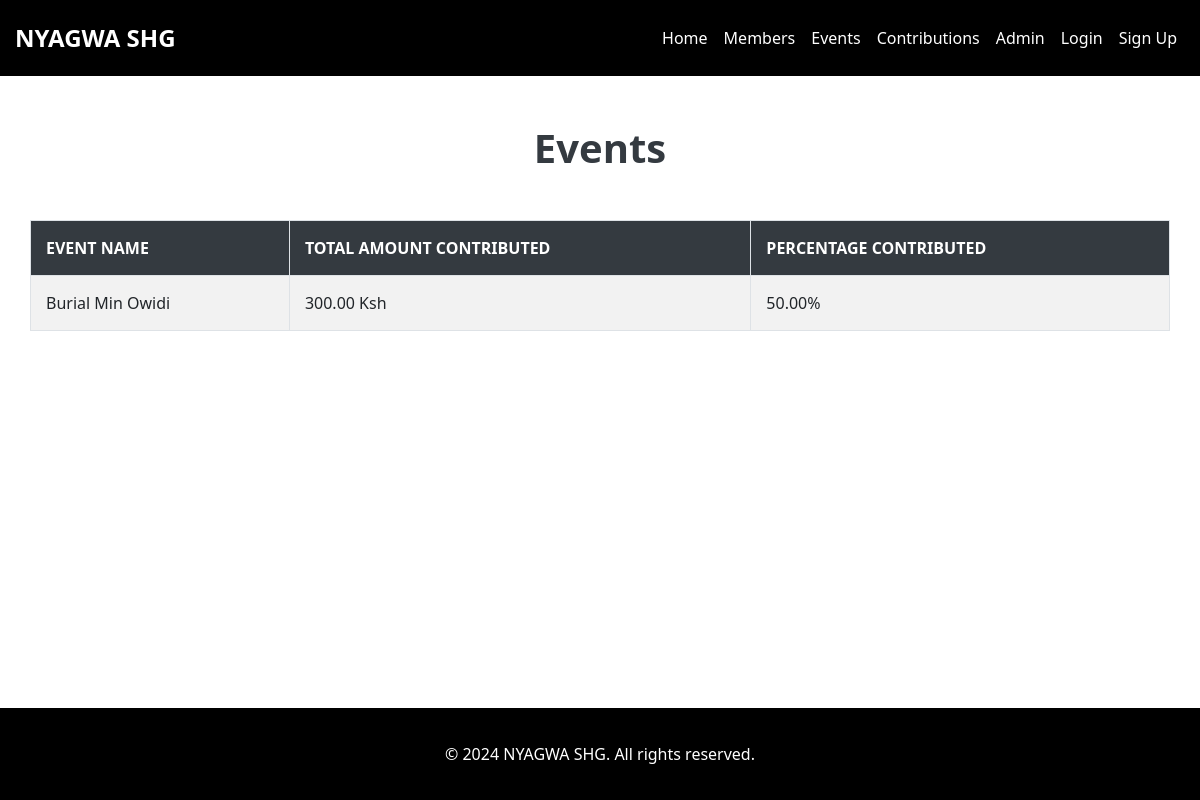
Page /events/ on the earlier database version.
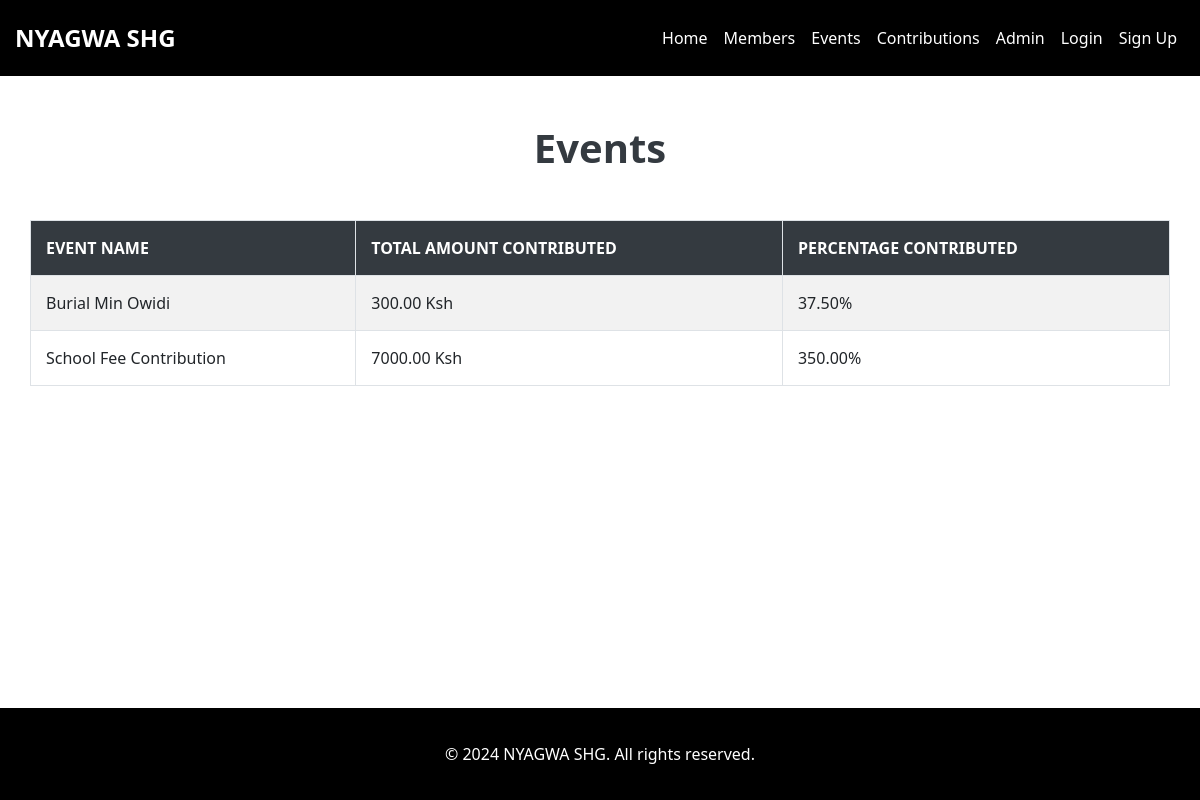
Same page on the later database version.
### members/models.py (models this page shows, shortened)
class Event(models.Model):
    name = models.CharField(max_length=200)
    date = models.DateField()
    required_amount = models.DecimalField(max_digits=10, decimal_places=2, default=200.00)

### members/views.py (the view)
# urls.py: path('events/', views.events_page, name='events_page'),
def events_page(request):
    events = Event.objects.all()
    event_data = []
    total_members = Member.objects.count()
    for event in events:
        total_contributed = Contribution.objects.filter(event=event).aggregate(Sum('amount'))['amount__sum'] or 0
        expected_total = total_members * event.required_amount
        percentage_contributed = (total_contributed / expected_total) * 100 if expected_total > 0 else 0
        event_data.append({
            'name': event.name,
            'total_contributed': total_contributed,
            'percentage_contributed': percentage_contributed,
        })
    return render(request, 'events_page.html', {'event_data': event_data})

### members/templates/events_page.html (shortened to what this page needs)
{% extends 'base.html' %}
{% block content %}
<h1 class="text-center mb-5">Events</h1>
<div class="container">
    <div class="table-responsive">
        <table class="table table-striped table-bordered">
            <thead class="thead-dark">
                <tr>
                    <th scope="col">Event Name</th>
                    <th scope="col">Total Amount Contributed</th>
                    <th scope="col">Percentage Contributed</th>
                </tr>
            </thead>
            <tbody>
                {% for event in event_data %}
                    <tr>
                        <td>{{ event.name }}</td>
                        <td>{{ event.total_contributed|floatformat:2 }} Ksh</td>
                        <td>{{ event.percentage_contributed|floatformat:2 }}%</td>
                    </tr>
                {% empty %}
                    <tr>
                        <td colspan="3" class="text-center">No events available</td>
                    </tr>
                {% endfor %}
            </tbody>
        </table>
    </div>
</div>
{% endblock %}

Differences in the rows shown:
added Event: name "School Fee Contribution"
Other differences:
new list line: "Burial Min Owidi"
new list line: "300.00 Ksh 37.50 %"
new list line: "7000.00 Ksh 350.00 %"
list line gone: "Burial Min Owidi"
list line gone: "300.00 Ksh 50.00 %"
